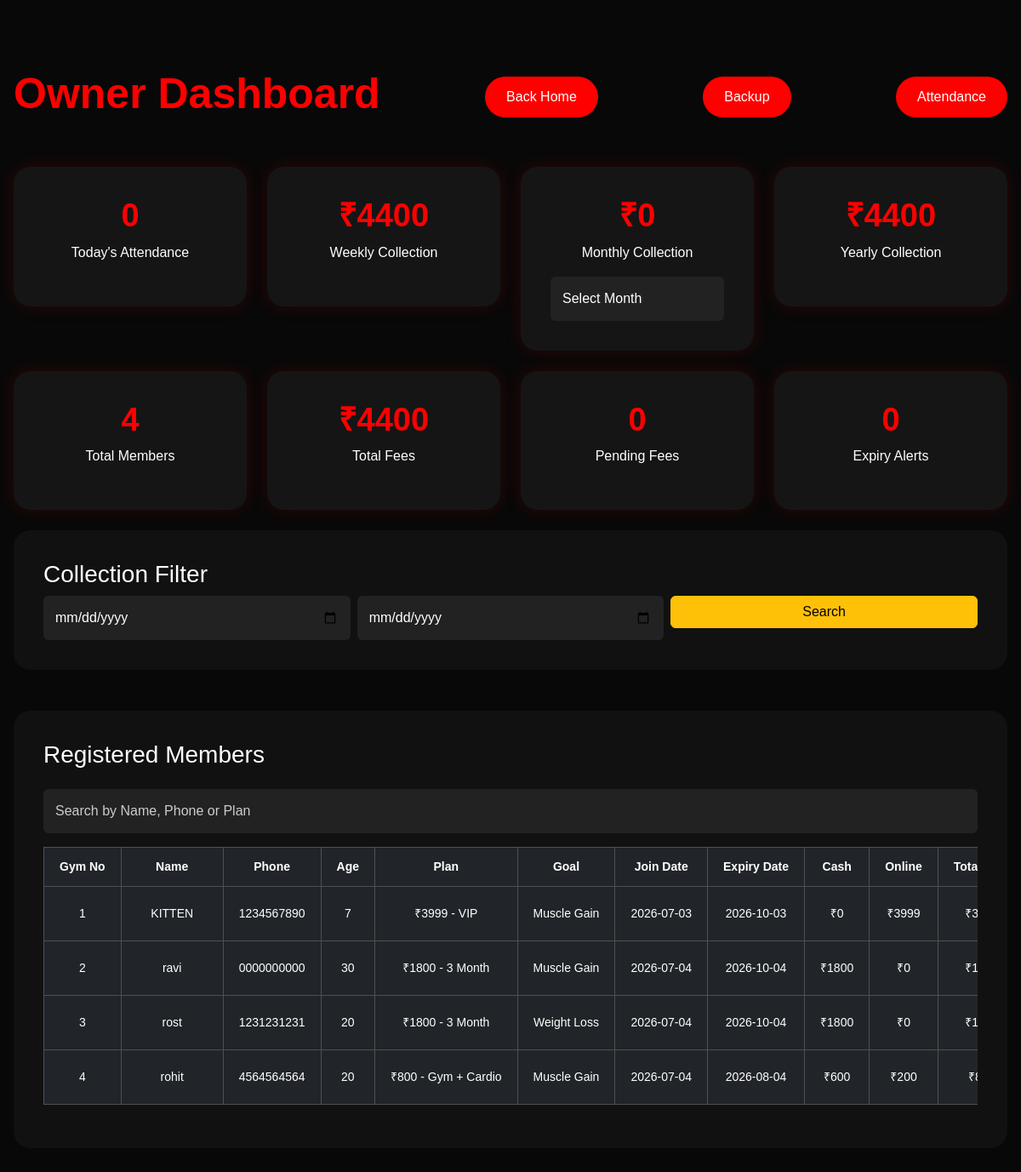
The app's page /owner-dashboard, older data.
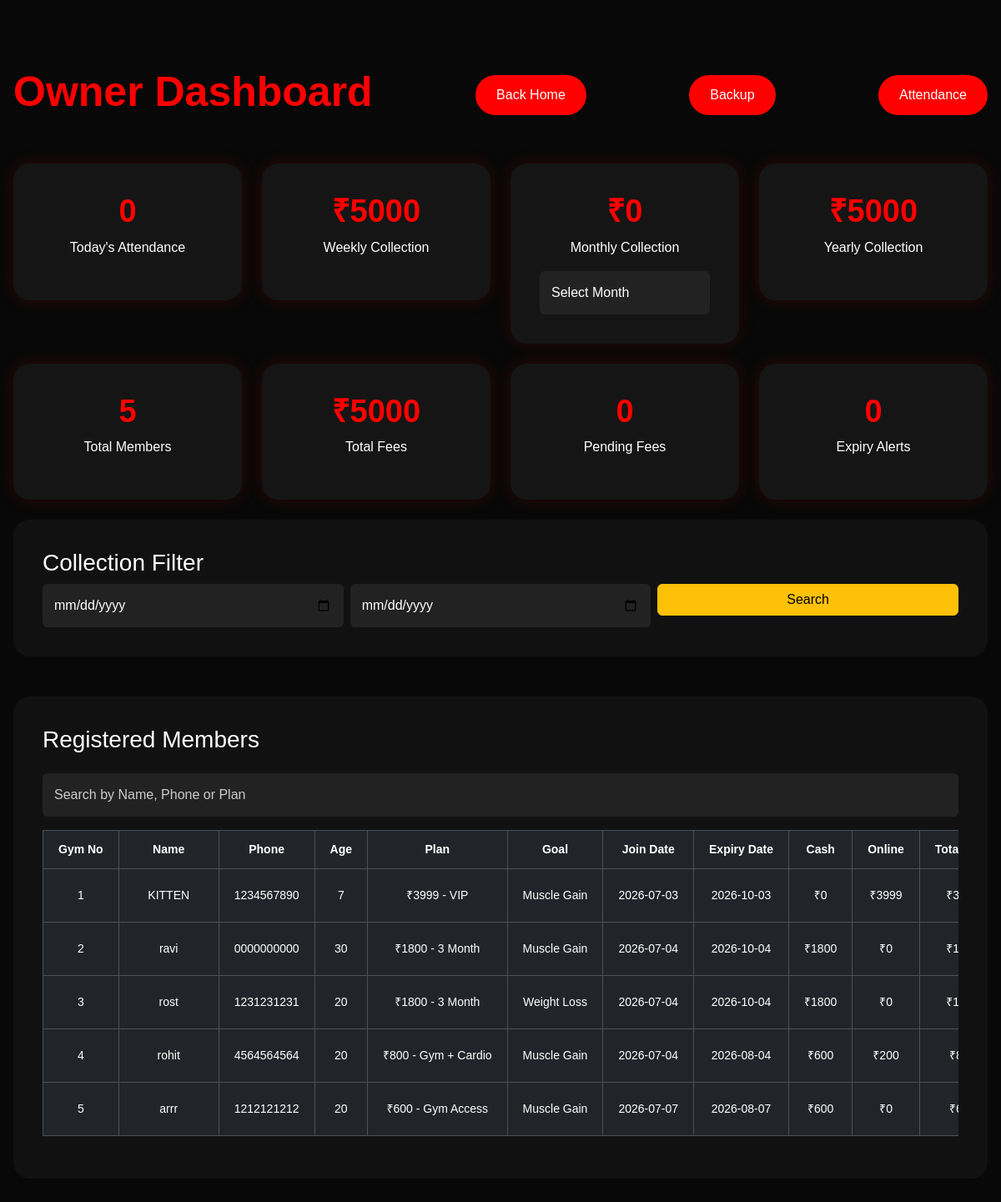
The same page, newer data.
### app.py (models this page shows)
class Member(db.Model):
    id = db.Column(db.Integer, primary_key=True)
    gym_number = db.Column(db.Integer, unique=True)
    name = db.Column(db.String(100))
    phone = db.Column(db.String(20))
    age = db.Column(db.Integer)
    plan = db.Column(db.String(100))
    goal = db.Column(db.String(100))
    join_date = db.Column(db.Date, default=date.today)
    expiry_date = db.Column(db.Date)
    payment_status = db.Column(db.String(20), default="Pending")
    paid_amount = db.Column(db.Integer, default=0)
    remaining_amount = db.Column(db.Integer, default=0)
    cash_paid = db.Column(db.Integer, default=0)
    online_paid = db.Column(db.Integer, default=0)
    is_active = db.Column(db.Boolean, default=True)

### app.py (the view, shortened to what this page needs)
@app.route("/owner-dashboard")
def owner_dashboard():
    members = Member.query.all()
    total_members = Member.query.count()
    pending_fees = sum(
        member.remaining_amount
        for member in members
    )
    expiring_members = Member.query.filter(
        Member.expiry_date.isnot(None),
        Member.expiry_date <= date.today() + timedelta(days=3)
    ).all()
    expiry_alerts = len(expiring_members)
    today_attendance_count = Attendance.query.filter_by(
        date=date.today()
    ).count()
    weekly_collection = sum(
        payment.amount
        for payment in Payment.query.filter(
            Payment.payment_date >= date.today() - timedelta(days=7)
        ).all()
    )
    selected_month = request.args.get("month", type=int)
    if selected_month:
        monthly_collection = sum(
            payment.amount
            for payment in Payment.query.filter(
                db.extract("month", Payment.payment_date) == selected_month,
                db.extract("year", Payment.payment_date) == date.today().year
            ).all()
        )
    else:
        monthly_collection = 0
    yearly_collection = sum(
        payment.amount
        for payment in Payment.query.filter(
            Payment.payment_date >= date.today() - timedelta(days=365)
        ).all()
    )
    total_fees = sum(
        payment.amount
        for payment in Payment.query.all()
    )
    start_date = request.args.get("start_date")
    end_date = request.args.get("end_date")
    filtered_collection = None
    return render_template(
        "owner-dashboard.html",
        members=members,
        total_members=total_members,
        pending_fees=pending_fees,
        total_fees=total_fees,
        expiry_alerts=expiry_alerts,
        expiring_members=expiring_members,
        today_attendance_count=today_attendance_count,
        weekly_collection=weekly_collection,
        monthly_collection=monthly_collection,
        yearly_collection=yearly_collection,
        current_date=date.today(),
        selected_month=selected_month,
        start_date=start_date,
        end_date=end_date,
        filtered_collection=filtered_collection
    )

### templates/owner-dashboard.html (shortened to what this page needs)
<!DOCTYPE html>
<html>
<head>
    <link href="https://cdn.jsdelivr.net/npm/bootstrap@5.3.3/dist/css/bootstrap.min.css" rel="stylesheet">
    <link rel="stylesheet" href="{{ url_for('static', filename='css/style.css') }}">
</head>
<body>
<section class="dashboard-section">
    <div class="container-fluid px-3">
        <div class="d-flex justify-content-between align-items-center mb-4">
            <h2 class="section-title">Owner Dashboard</h2>
            <a href="{{ url_for('home') }}"
class="main-btn">
Back Home
</a>
<a href="{{ url_for('backup') }}"
class="main-btn">
Backup
</a>
            <a href="{{ url_for('attendance') }}" class="main-btn">
    Attendance
</a>
        </div>
        <div class="row g-4 mt-4">
            <div class="col-md-3">
    <div class="dashboard-card">
        <h3>{{ today_attendance_count }}</h3>
        <p>Today's Attendance</p>
    </div>
</div>
<div class="col-md-3">
    <div class="dashboard-card">
        <h3>₹{{ weekly_collection }}</h3>
<p>Weekly Collection</p>
    </div>
</div>
<div class="col-md-3">
    <div class="dashboard-card">
        <h3>₹{{ monthly_collection }}</h3>
<p>Monthly Collection</p>
<form method="GET">
<select
name="month"
class="form-control mt-2"
onchange="this.form.submit()">
<option value="">
Select Month
</option>
</select>
</form>
    </div>
</div>
<div class="col-md-3">
    <div class="dashboard-card">
        <h3>₹{{ yearly_collection }}</h3>
        <p>Yearly Collection</p>
    </div>
</div>
            <div class="col-md-3">
                <div class="dashboard-card">
                    <h3>{{ total_members }}</h3>
                    <p>Total Members</p>
                </div>
            </div>
            <div class="col-md-3">
                <div class="dashboard-card">
                    <h3>₹{{ total_fees }}</h3>
                    <p>Total Fees</p>
                </div>
            </div>
            <div class="col-md-3">
                <div class="dashboard-card">
                    <h3>{{ pending_fees }}</h3>
                    <p>Pending Fees</p>
                </div>
            </div>
            <div class="col-md-3">
                <div class="dashboard-card">
                   <h3>{{ expiry_alerts }}</h3>
<p>Expiry Alerts</p>
                </div>
            </div>
        </div>
        <div class="dashboard-table mt-4">
<h3>
Collection Filter
</h3>
<form method="GET"
class="row g-2">
<div class="col-md-4">
<input
type="date"
name="start_date"
class="form-control"
value="{{start_date}}">
</div>
<div class="col-md-4">
<input
type="date"
name="end_date"
class="form-control"
value="{{end_date}}">
</div>
<div class="col-md-4">
<button
class="btn btn-warning w-100">
Search
</button>
</div>
</form>
</div>
<div class="dashboard-table mt-5">
            <h3 class="mb-4">Registered Members</h3>
            <input
type="text"
id="searchMember"
class="form-control mb-3"
placeholder="Search by Name, Phone or Plan">
<div class="table-responsive">
            <table class="table table-dark table-hover table-bordered">
                <thead>
                    <tr>
                        <th>Gym No</th>
                        <th>Name</th>
                        <th>Phone</th>
                        <th>Age</th>
                        <th>Plan</th>
                        <th>Goal</th>
                        <th>Join Date</th>
                        <th>Expiry Date</th>
                        <th>Cash</th>
                        <th>Online</th>
                        <th>Total Paid</th>
                    </tr>
                </thead>
                <tbody>
{% for member in members %}
<tr class="
">
    <td>{{ member.gym_number }}</td>
    <td>{{ member.name }}</td>
    <td>{{ member.phone }}</td>
    <td>{{ member.age }}</td>
    <td>{{ member.plan }}</td>
    <td>{{ member.goal }}</td>
    <td>{{ member.join_date }}</td>
    <td>{{ member.expiry_date }}</td>
    <td>₹{{ member.cash_paid }}</td>
<td>₹{{ member.online_paid }}</td>
<td>₹{{ member.paid_amount }}</td>
</tr>
{% else %}
<tr>
    <td colspan="14" class="text-center">
        No members registered yet.
    </td>
</tr>
{% endfor %}
</tbody>
            </table>
        </div>
        </div>
    </div>
</section>
</body>
</html>

### static/css/style.css (style rules this page uses)
* { margin: 0; padding: 0; box-sizing: border-box; scroll-behavior: smooth; }
body { background: #080808; color: #fff; font-family: Arial, sans-serif; }
.main-btn { display: inline-block; padding: 14px 35px; background: red; color: #fff; text-decoration: none; border-radius: 40px; transition: background 0.3s ease; }
.section-title { font-size: 50px; font-weight: 700; color: red; }
.form-control { padding: 14px; color: #fff; background: #222; border: none; }
.form-control::placeholder { color: #ccc; opacity: 1; }
.form-control { color: #fff !important; background: #222 !important; }
.dashboard-section { min-height: 100vh; padding: 80px 0; background: #080808; }
.dashboard-card { padding: 35px; text-align: center; background: #151515; border-radius: 20px; box-shadow: 0 0 20px rgba(255, 0, 0, 0.15); }
.dashboard-card h3 { color: red; font-size: 38px; font-weight: 700; }
.dashboard-table { padding: 35px; background: #111; border-radius: 20px; }
.main-btn { background:red; color:white; padding:12px 25px; border:none; border-radius:30px; }
.table-responsive { overflow-x:auto; }
.table-responsive { overflow-x:auto; -webkit-overflow-scrolling:touch; }
.dashboard-table { overflow-x:auto; }
.dashboard-table table { min-width:1500px; width:max-content; }
.table th, .table td { padding:4px 6px; font-size:13px; }
.table { table-layout: fixed; width:100%; }
.table th, .table td { white-space: nowrap; }
.dashboard-table table { table-layout: auto; width: max-content; min-width: 1400px; }
.dashboard-table th, .dashboard-table td { padding:8px; font-size:13px; white-space:nowrap; text-align:center; }
.dashboard-table th:nth-child(1), .dashboard-table td:nth-child(1) { width:70px; }
.dashboard-table th:nth-child(2), .dashboard-table td:nth-child(2) { width:120px; }
.dashboard-table th:nth-child(5), .dashboard-table td:nth-child(5) { width:150px; }
.dashboard-table th, .dashboard-table td { white-space: nowrap; vertical-align: middle; }
.table-responsive { overflow-x: auto; }
.dashboard-table th { white-space:nowrap; padding:12px 18px; font-size:14px; }
.dashboard-table td { white-space:nowrap; padding:12px 18px; font-size:14px; }

Row changes from the older to the newer data that the page shows:
added Member: gym_number "5", name "arrr", phone "1212121212", age "20", plan "₹600 - Gym Access", goal "Muscle Gain", join_date "2026-07-07", expiry_date "2026-08-07", cash_paid "600", online_paid "0"
Text that changed along with them:
{{ weekly_collection }}: "4400" → "5000"
{{ yearly_collection }}: "4400" → "5000"
{{ total_members }}: "4" → "5"
{{ total_fees }}: "4400" → "5000"
